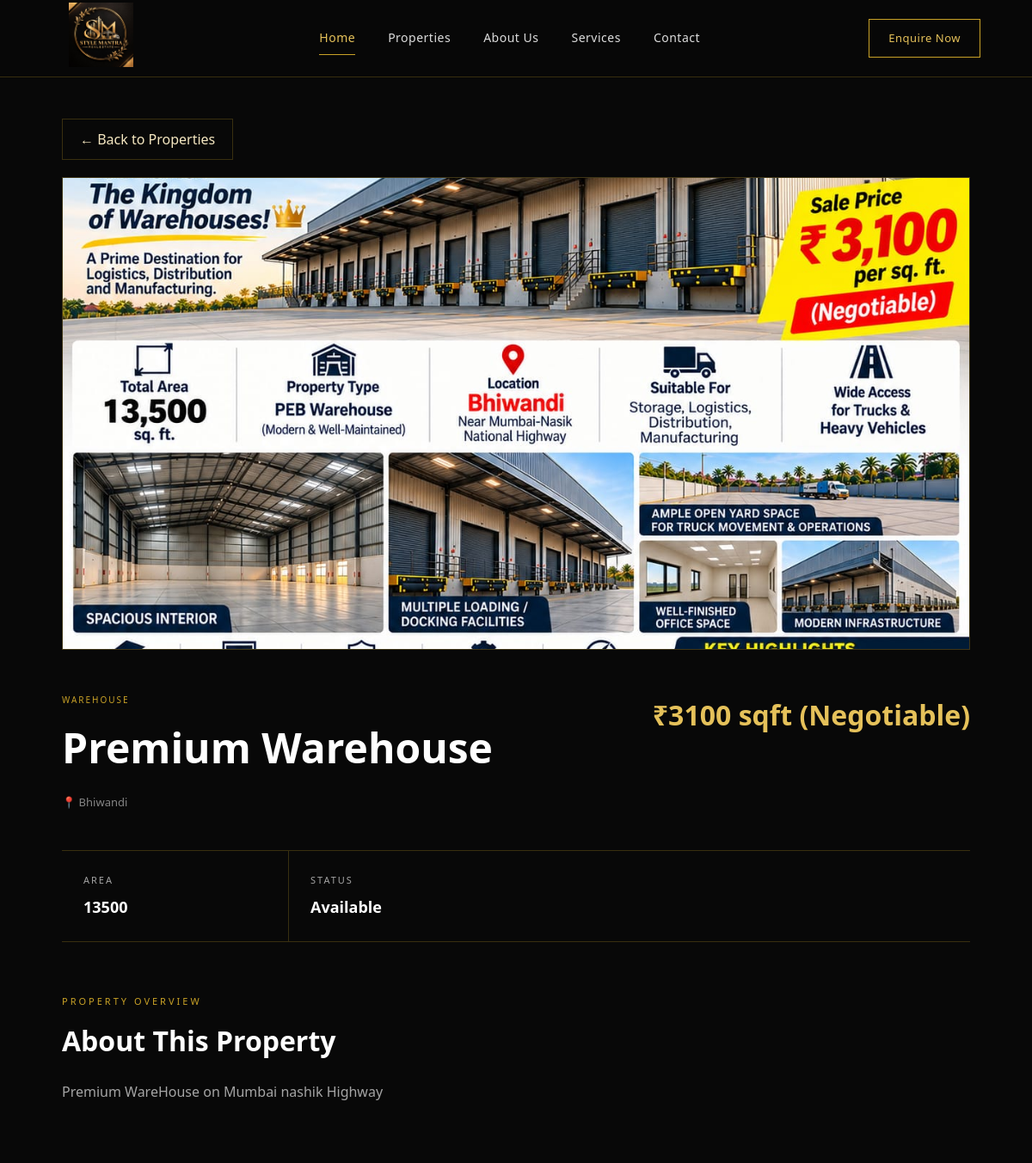
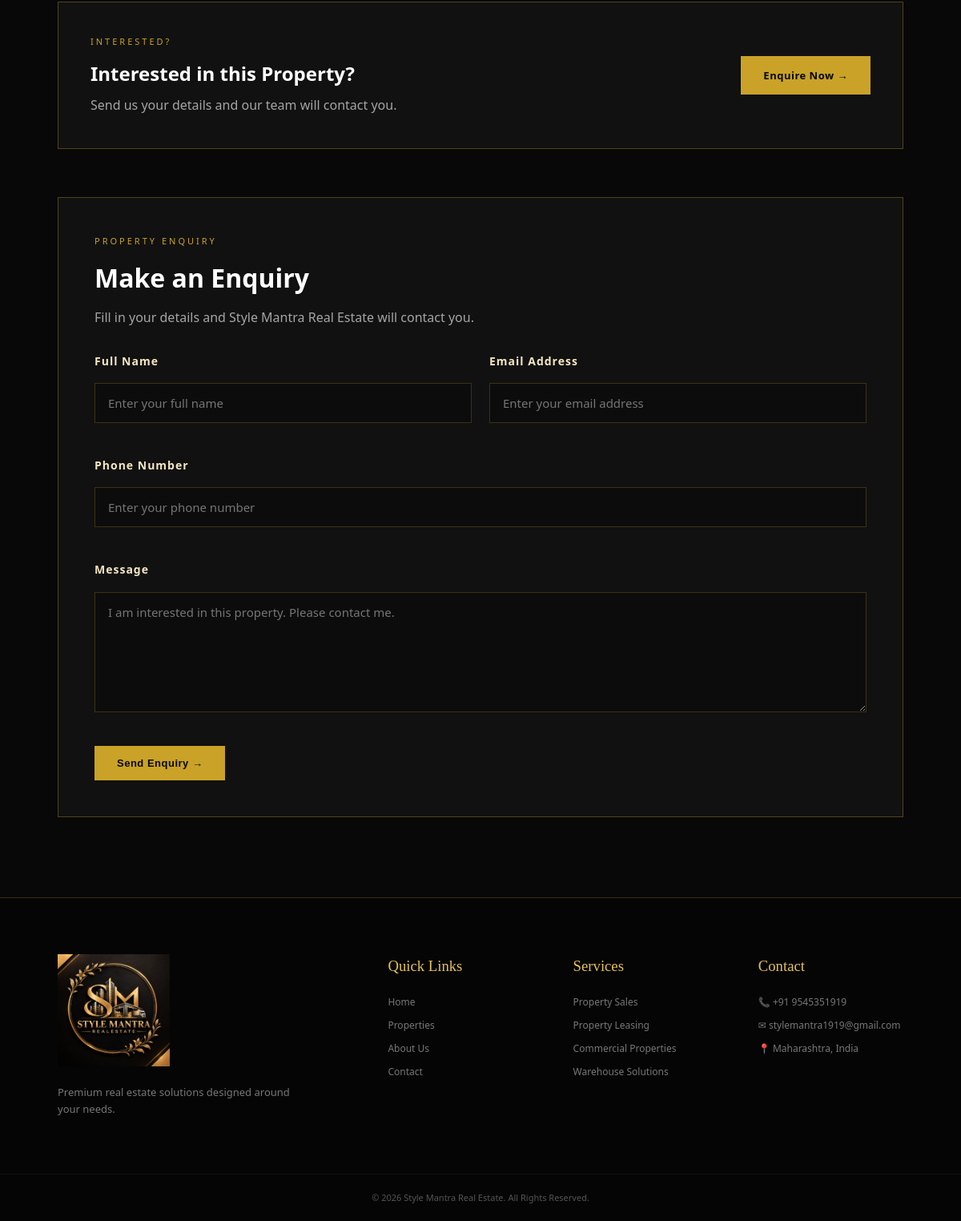
Screenshot of /property/3 with the database file from the repository (2 pictures, top to bottom).
### tables this page shows
CREATE TABLE properties (
            id INTEGER PRIMARY KEY AUTOINCREMENT,

            title TEXT NOT NULL,

            property_type TEXT NOT NULL,

            price TEXT NOT NULL,

            location TEXT NOT NULL,

            area TEXT,

            bedrooms INTEGER,

            bathrooms INTEGER,

            description TEXT,

            image TEXT,

            status TEXT DEFAULT 'Available'
        );

### app.py (the view)
@app.route(
    "/property/<int:property_id>"
)
def property_details(property_id):
    connection = get_db()
    property_data = connection.execute("""
        SELECT *
        FROM properties
        WHERE id = ?
    """, (
        property_id,
    )).fetchone()
    connection.close()
    if property_data is None:
        return "Property not found", 404
    return render_template(
        "property_details.html",
        property=property_data
    )

### database.py (called while the page is built)
def get_db():
    connection = sqlite3.connect(
        DATABASE
    )
    connection.row_factory = sqlite3.Row
    return connection

### templates/property_details.html (shortened to what this page needs)
{% extends "base.html" %}
{% block content %}
<section class="property-details-page">
    <div class="property-details-container">
        <a
            href="{{ url_for('home') }}#properties"
            class="back-dashboard"
        >
            ← Back to Properties
        </a>
        <div class="property-details-image">
            {% if property["image"] %}
            <img
                src="{{ url_for(
                    'static',
                    filename=property['image']
                ) }}"
                alt="{{ property['title'] }}"
            >
            {% else %}
            <div class="property-details-placeholder">
                🏠
            </div>
            {% endif %}
        </div>
        <div class="property-details-content">
            <div class="property-details-top">
                <div>
                    <p class="property-type">
                        {{ property["property_type"]|upper }}
                    </p>
                    <h1>
                        {{ property["title"] }}
                    </h1>
                    <p class="property-location">
                        📍 {{ property["location"] }}
                    </p>
                </div>
                <div class="property-details-price">
                    ₹{{ property["price"] }}
                </div>
            </div>
            <div class="property-feature-grid">
                {% if property["area"] %}
                <div class="property-feature">
                    <span>
                        AREA
                    </span>
                    <strong>
                        {{ property["area"] }}
                    </strong>
                </div>
                {% endif %}
                <div class="property-feature">
                    <span>
                        STATUS
                    </span>
                    <strong>
                        {{ property["status"] }}
                    </strong>
                </div>
            </div>
            <div class="property-description">
                <p class="section-label">
                    PROPERTY OVERVIEW
                </p>
                <h2>
                    About This Property
                </h2>
                <p>
                    {{ property["description"] }}
                </p>
            </div>
            <div class="property-enquiry">
                <div>
                    <p class="section-label">
                        INTERESTED?
                    </p>
                    <h2>
                        Interested in this Property?
                    </h2>
                    <p>
                        Send us your details and our
                        team will contact you.
                    </p>
                </div>
                <a
                    href="#enquiry-form"
                    class="gold-button"
                >
                    Enquire Now →
                </a>
            </div>
            <div
                class="enquiry-form-section"
                id="enquiry-form"
            >
                <div class="enquiry-form-header">
                    <p class="section-label">
                        PROPERTY ENQUIRY
                    </p>
                    <h2>
                        Make an Enquiry
                    </h2>
                    <p>
                        Fill in your details and
                        Style Mantra Real Estate
                        will contact you.
                    </p>
                </div>
                <form
                    method="POST"
                    action="{{ url_for(
                        'property_enquiry',
                        property_id=property['id']
                    ) }}"
                    class="enquiry-form"
                >
                    <div class="form-group">
                        <label>
                            Full Name
                        </label>
                        <input
                            type="text"
                            name="name"
                            placeholder="Enter your full name"
                            required
                        >
                    </div>
                    <div class="form-group">
                        <label>
                            Email Address
                        </label>
                        <input
                            type="email"
                            name="email"
                            placeholder="Enter your email address"
                            required
                        >
                    </div>
                    <div class="form-group">
                        <label>
                            Phone Number
                        </label>
                        <input
                            type="tel"
                            name="phone"
                            placeholder="Enter your phone number"
                            required
                        >
                    </div>
                    <div class="form-group">
                        <label>
                            Message
                        </label>
                        <textarea
                            name="message"
                            rows="6"
                            placeholder="I am interested in this property. Please contact me."
                            required
                        ></textarea>
                    </div>
                    <button
                        type="submit"
                        class="gold-button enquiry-submit"
                    >
                        Send Enquiry →
                    </button>
                </form>
            </div>
        </div>
    </div>
</section>
{% endblock %}

### static/css/style.css (style rules this page uses)
* { margin: 0; padding: 0; box-sizing: border-box; }
html { scroll-behavior: smooth; }
body { background: #080808; color: #ffffff; font-family: "Segoe UI", Arial, sans-serif; line-height: 1.6; }
a { text-decoration: none; color: inherit; }
:root { --black: #080808; --black-light: #111111; --black-card: #151515; --gold: #C9A227; --gold-light: #E5C15A; --gold-dark: #8E6B16; --cream: #F5E7C1; --white: #FFFFFF; --gray: #A5A5A5; --border: rgba(201, 162, 39, 0.25); }
.gold-button, .outline-button { display: inline-flex; align-items: center; justify-content: center; padding: 14px 28px; font-size: 13px; font-weight: 600; letter-spacing: 0.5px; transition: 0.3s ease; }
.gold-button { background: var(--gold); color: #080808; }
.section-label { color: var(--gold); font-size: 11px; letter-spacing: 3px; margin-bottom: 12px; }
.property-type { color: var(--gold); font-size: 10px; letter-spacing: 2px; margin-bottom: 7px; }
.property-location { color: #858585; font-size: 13px; }
.form-group { text-align: left; margin-bottom: 20px; }
.form-group label { display: block; color: #999; font-size: 11px; letter-spacing: 1px; margin-bottom: 8px; }
.form-group input { width: 100%; padding: 14px; background: #080808; border: 1px solid #333; color: white; outline: none; }
.back-dashboard { color: var(--cream); text-decoration: none; border: 1px solid var(--border); padding: 12px 20px; transition: 0.3s ease; }
.form-group { display: flex; flex-direction: column; gap: 8px; }
.form-group label { color: var(--cream); font-size: 14px; font-weight: 600; }
.form-group input, .form-group select, .form-group textarea { width: 100%; box-sizing: border-box; padding: 14px 16px; background: #0c0c0c; border: 1px solid rgba(201, 162, 39, 0.25); color: var(--white); font-family: inherit; font-size: 15px; outline: none; transition: 0.3s ease; }
.form-group textarea { resize: vertical; min-height: 150px; }
.property-details-page { padding: 150px 6% 100px; background: #080808; min-height: 100vh; }
.property-details-container { max-width: 1200px; margin: 0 auto; }
.property-details-image { width: 100%; height: 550px; margin-top: 30px; overflow: hidden; border: 1px solid rgba(201, 162, 39, 0.25); background: #111111; }
.property-details-image img { width: 100%; height: 100%; object-fit: cover; }
.property-details-content { padding-top: 50px; }
.property-details-top { display: flex; justify-content: space-between; gap: 40px; align-items: flex-start; }
.property-details-top h1 { font-size: 48px; margin: 10px 0 15px; color: #FFFFFF; }
.property-details-price { font-size: 32px; color: #E5C15A; font-weight: 700; white-space: nowrap; }
.property-feature-grid { display: grid; grid-template-columns: repeat(4, 1fr); margin-top: 45px; border-top: 1px solid rgba(201, 162, 39, 0.25); border-bottom: 1px solid rgba(201, 162, 39, 0.25); }
.property-feature { padding: 25px; border-right: 1px solid rgba(201, 162, 39, 0.25); }
.property-feature:last-child { border-right: none; }
.property-feature span { display: block; font-size: 11px; letter-spacing: 2px; color: #A5A5A5; margin-bottom: 8px; }
.property-feature strong { color: #FFFFFF; font-size: 18px; }
.property-description { max-width: 850px; margin-top: 60px; }
.property-description h2 { color: #FFFFFF; font-size: 32px; margin: 12px 0 20px; }
.property-description p:last-child { color: #A5A5A5; line-height: 1.8; font-size: 16px; }
.property-enquiry { margin-top: 70px; padding: 40px; border: 1px solid rgba(201, 162, 39, 0.35); background: #111111; display: flex; justify-content: space-between; align-items: center; gap: 30px; }
.property-enquiry h2 { color: #FFFFFF; margin: 8px 0; }
.property-enquiry p:last-child { color: #A5A5A5; }
.enquiry-form-section { margin-top: 60px; padding: 45px; background: #111111; border: 1px solid rgba(201, 162, 39, 0.35); scroll-margin-top: 120px; }
.enquiry-form-header { margin-bottom: 30px; }
.enquiry-form-header h2 { color: #FFFFFF; font-size: 32px; margin: 10px 0; }
.enquiry-form-header p:last-child { color: #A5A5A5; line-height: 1.7; }
.enquiry-form { display: grid; grid-template-columns: repeat(2, 1fr); gap: 22px; }
.enquiry-form .form-group:nth-child(3), .enquiry-form .form-group:nth-child(4), .enquiry-submit { grid-column: 1 / -1; }
.enquiry-form input, .enquiry-form textarea { width: 100%; box-sizing: border-box; }
.enquiry-submit { width: fit-content; border: none; cursor: pointer; }

### rows the page displays
properties: image (picture), property_type "WAREHOUSE", title "Premium Warehouse", location "Bhiwandi", price "3100 sqft (Negotiable)", area "13500", status "Available", description "Premium WareHouse on Mumbai nashik Highway"
